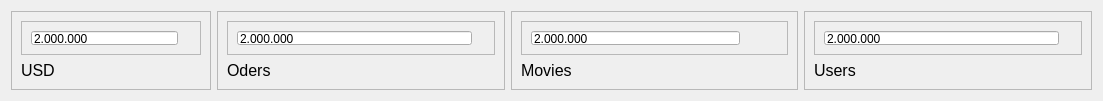
            <widget class="QWidget" name="cardsFrame_3" native="true">
             <property name="minimumSize">
              <size>
               <width>1103</width>
               <height>101</height>
              </size>
             </property>
             <property name="maximumSize">
              <size>
               <width>1103</width>
               <height>101</height>
              </size>
             </property>
             <property name="baseSize">
              <size>
               <width>1103</width>
               <height>101</height>
              </size>
             </property>
             <layout class="QHBoxLayout" name="horizontalLayout_39">
              <item>
               <widget class="QFrame" name="card1_3">
                <property name="minimumSize">
                 <size>
                  <width>200</width>
                  <height>0</height>
                 </size>
                </property>
                <property name="maximumSize">
                 <size>
                  <width>160</width>
                  <height>16777215</height>
                 </size>
                </property>
                <property name="frameShape">
                 <enum>QFrame::StyledPanel</enum>
                </property>
                <property name="frameShadow">
                 <enum>QFrame::Raised</enum>
                </property>
                <layout class="QVBoxLayout" name="verticalLayout_18">
                 <item>
                  <widget class="QFrame" name="frame_21">
                   <property name="frameShape">
                    <enum>QFrame::StyledPanel</enum>
                   </property>
                   <property name="frameShadow">
                    <enum>QFrame::Raised</enum>
                   </property>
                   <layout class="QHBoxLayout" name="horizontalLayout_40">
                    <item>
                     <widget class="QLineEdit" name="lineEdit_16">
                      <property name="styleSheet">
                       <string notr="true">font: 75 bold 12pt &quot;MS Shell Dlg 2&quot;;
color: rgb(0, 0, 0);</string>
                      </property>
                      <property name="text">
                       <string>2.000.000</string>
                      </property>
                     </widget>
                    </item>
                    <item>
                     <widget class="QLabel" name="label_29">
                      <property name="maximumSize">
                       <size>
                        <width>32</width>
                        <height>32</height>
                       </size>
                      </property>
                      <property name="text">
                       <string/>
                      </property>
                      <property name="pixmap">
                       <pixmap>C:/Users/Nhu Anh/.designer/images/icons/RedIcons/dollar_sign_ic.svg</pixmap>
                      </property>
                      <property name="scaledContents">
                       <bool>true</bool>
                      </property>
                     </widget>
                    </item>
                   </layout>
                  </widget>
                 </item>
                 <item>
                  <widget class="QLabel" name="label_30">
                   <property name="font">
                    <font>
                     <pointsize>12</pointsize>
                    </font>
                   </property>
                   <property name="text">
                    <string>USD</string>
                   </property>
                  </widget>
                 </item>
                </layout>
               </widget>
              </item>
              <item>
               <widget class="QFrame" name="card2_3">
                <property name="minimumSize">
                 <size>
                  <width>200</width>
                  <height>0</height>
                 </size>
                </property>
                <property name="frameShape">
                 <enum>QFrame::StyledPanel</enum>
                </property>
                <property name="frameShadow">
                 <enum>QFrame::Raised</enum>
                </property>
                <layout class="QVBoxLayout" name="verticalLayout_19">
                 <item alignment="Qt::AlignTop">
                  <widget class="QFrame" name="frame_22">
                   <property name="frameShape">
                    <enum>QFrame::StyledPanel</enum>
                   </property>
                   <property name="frameShadow">
                    <enum>QFrame::Raised</enum>
                   </property>
                   <layout class="QHBoxLayout" name="horizontalLayout_41">
                    <item>
                     <widget class="QLineEdit" name="lineEdit_17">
                      <property name="styleSheet">
                       <string notr="true">font: 75 bold 12pt &quot;MS Shell Dlg 2&quot;;
color: rgb(0, 0, 0);</string>
                      </property>
                      <property name="text">
                       <string>2.000.000</string>
                      </property>
                     </widget>
                    </item>
                    <item>
                     <widget class="QLabel" name="label_31">
                      <property name="maximumSize">
                       <size>
                        <width>32</width>
                        <height>32</height>
                       </size>
                      </property>
                      <property name="text">
                       <string/>
                      </property>
                      <property name="pixmap">
                       <pixmap>C:/Users/Nhu Anh/.designer/images/icons/RedIcons/shopping_cart_ic.svg</pixmap>
                      </property>
                      <property name="scaledContents">
                       <bool>true</bool>
                      </property>
                     </widget>
                    </item>
                   </layout>
                  </widget>
                 </item>
                 <item alignment="Qt::AlignTop">
                  <widget class="QLabel" name="label_32">
                   <property name="font">
                    <font>
                     <pointsize>12</pointsize>
                    </font>
                   </property>
                   <property name="text">
                    <string>Oders</string>
                   </property>
                  </widget>
                 </item>
                </layout>
               </widget>
              </item>
              <item>
               <widget class="QFrame" name="card3_3">
                <property name="minimumSize">
                 <size>
                  <width>200</width>
                  <height>0</height>
                 </size>
                </property>
                <property name="maximumSize">
                 <size>
                  <width>16777215</width>
                  <height>16777215</height>
                 </size>
                </property>
                <property name="frameShape">
                 <enum>QFrame::StyledPanel</enum>
                </property>
                <property name="frameShadow">
                 <enum>QFrame::Raised</enum>
                </property>
                <layout class="QVBoxLayout" name="verticalLayout_20">
                 <item alignment="Qt::AlignTop">
                  <widget class="QFrame" name="frame_23">
                   <property name="frameShape">
                    <enum>QFrame::StyledPanel</enum>
                   </property>
                   <property name="frameShadow">
                    <enum>QFrame::Raised</enum>
                   </property>
                   <layout class="QHBoxLayout" name="horizontalLayout_42">
                    <item>
                     <widget class="QLineEdit" name="lineEdit_18">
                      <property name="styleSheet">
                       <string notr="true">font: 75 bold 12pt &quot;MS Shell Dlg 2&quot;;
color: rgb(0, 0, 0);</string>
                      </property>
                      <property name="text">
                       <string>2.000.000</string>
                      </property>
                     </widget>
                    </item>
                    <item>
                     <widget class="QLabel" name="label_33">
                      <property name="enabled">
                       <bool>true</bool>
                      </property>
                      <property name="sizePolicy">
                       <sizepolicy hsizetype="Expanding" vsizetype="Expanding">
                        <horstretch>0</horstretch>
                        <verstretch>0</verstretch>
                       </sizepolicy>
                      </property>
                      <property name="maximumSize">
                       <size>
                        <width>32</width>
                        <height>32</height>
                       </size>
                      </property>
                      <property name="text">
                       <string/>
                      </property>
                      <property name="pixmap">
                       <pixmap>C:/Users/Nhu Anh/.designer/images/icons/RedIcons/film_ic.svg</pixmap>
                      </property>
                      <property name="scaledContents">
                       <bool>true</bool>
                      </property>
                     </widget>
                    </item>
                   </layout>
                  </widget>
                 </item>
                 <item alignment="Qt::AlignTop">
                  <widget class="QLabel" name="label_34">
                   <property name="font">
                    <font>
                     <pointsize>12</pointsize>
                    </font>
                   </property>
                   <property name="text">
                    <string>Movies</string>
                   </property>
                  </widget>
                 </item>
                </layout>
               </widget>
              </item>
              <item>
               <widget class="QFrame" name="card4_3">
                <property name="minimumSize">
                 <size>
                  <width>200</width>
                  <height>0</height>
                 </size>
                </property>
                <property name="frameShape">
                 <enum>QFrame::StyledPanel</enum>
                </property>
                <property name="frameShadow">
                 <enum>QFrame::Raised</enum>
                </property>
                <layout class="QVBoxLayout" name="verticalLayout_21">
                 <item alignment="Qt::AlignTop">
                  <widget class="QFrame" name="frame_24">
                   <property name="frameShape">
                    <enum>QFrame::StyledPanel</enum>
                   </property>
                   <property name="frameShadow">
                    <enum>QFrame::Raised</enum>
                   </property>
                   <layout class="QHBoxLayout" name="horizontalLayout_43">
                    <item>
                     <widget class="QLineEdit" name="lineEdit_19">
                      <property name="styleSheet">
                       <string notr="true">font: 75 bold 12pt &quot;MS Shell Dlg 2&quot;;
color: rgb(0, 0, 0);</string>
                      </property>
                      <property name="text">
                       <string>2.000.000</string>
                      </property>
                     </widget>
                    </item>
                    <item>
                     <widget class="QLabel" name="label_35">
                      <property name="maximumSize">
                       <size>
                        <width>32</width>
                        <height>32</height>
                       </size>
                      </property>
                      <property name="text">
                       <string/>
                      </property>
                      <property name="pixmap">
                       <pixmap>C:/Users/Nhu Anh/.designer/images/icons/RedIcons/users_ic.svg</pixmap>
                      </property>
                      <property name="scaledContents">
                       <bool>false</bool>
                      </property>
                     </widget>
                    </item>
                   </layout>
                  </widget>
                 </item>
                 <item alignment="Qt::AlignTop">
                  <widget class="QLabel" name="label_36">
                   <property name="font">
                    <font>
                     <pointsize>12</pointsize>
                    </font>
                   </property>
                   <property name="text">
                    <string>Users</string>
                   </property>
                  </widget>
                 </item>
                </layout>
               </widget>
              </item>
             </layout>
            </widget>
